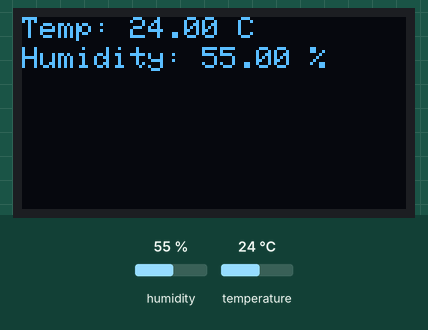
Recording of a sketch running on a simulated ESP8266 (NodeMCU). On the bench: 128×64 one-colour display. Inputs (shaded band) come from the test bench; at power-on: humidity 55 %, temperature 24 °C. WiFi joins after 1.5 s; servers stay silent unless stated; what the sketch prints to the serial monitor is not drawn.

Above: at 1.6 s.

The sketch:

TempratureHumidityMonitoringSystem.c.ino
```cpp
#include <ESP8266WiFi.h>
#include <DHT.h>
#include <Adafruit_SSD1306.h>

#define DHTPIN 2
#define DHTTYPE DHT22  // Change to DHT22 if using DHT22 sensor
#define SCREEN_WIDTH 128
#define SCREEN_HEIGHT 64

const char* ssid = "PS";
const char* password = "PPPPP";
const char* server = "api.thingspeak.com";
String apiKey = "API-KEY"; // Replace with your ThingSpeak Write API Key

DHT dht(DHTPIN, DHTTYPE);
Adafruit_SSD1306 display(SCREEN_WIDTH, SCREEN_HEIGHT, &Wire, -1);

void setup() {
  Serial.begin(115200);
  dht.begin();
  display.begin(SSD1306_SWITCHCAPVCC, 0x3C);
  display.clearDisplay();

  WiFi.begin(ssid, password);
  while (WiFi.status() != WL_CONNECTED) {
    delay(500);
    Serial.print(".");
  }
  Serial.println("WiFi connected");
}

void loop() {
  float h = dht.readHumidity();
  float t = dht.readTemperature();

  if (isnan(h) || isnan(t)) {
    Serial.println("Failed to read from DHT sensor!");
    return;
  }

  display.clearDisplay();
  display.setTextSize(1);
  display.setTextColor(SSD1306_WHITE);
  display.setCursor(0, 0);
  display.print("Temp: ");
  display.print(t);
  display.print(" C");
  display.setCursor(0, 10);
  display.print("Humidity: ");
  display.print(h);
  display.print(" %");
  display.display();

  if (WiFi.status() == WL_CONNECTED) {
    WiFiClient client;
    if (client.connect(server, 80)) {
      String postStr = apiKey;
      postStr += "&field1=";
      postStr += String(t);
      postStr += "&field2=";
      postStr += String(h);
      postStr += "\r\n\r\n";

      client.print("POST /update HTTP/1.1\n");
      client.print("Host: api.thingspeak.com\n");
      client.print("Connection: close\n");
      client.print("X-THINGSPEAKAPIKEY: " + apiKey + "\n");
      client.print("Content-Type: application/x-www-form-urlencoded\n");
      client.print("Content-Length: ");
      client.print(postStr.length());
      client.print("\n\n");
      client.print(postStr);

      Serial.print("Temperature: ");
      Serial.print(t);
      Serial.print(" C, Humidity: ");
      Serial.print(h);
      Serial.println("% sent to ThingSpeak");
    }
    client.stop();
  }
  delay(20000); // Update ThingSpeak every 20 seconds
}
```
